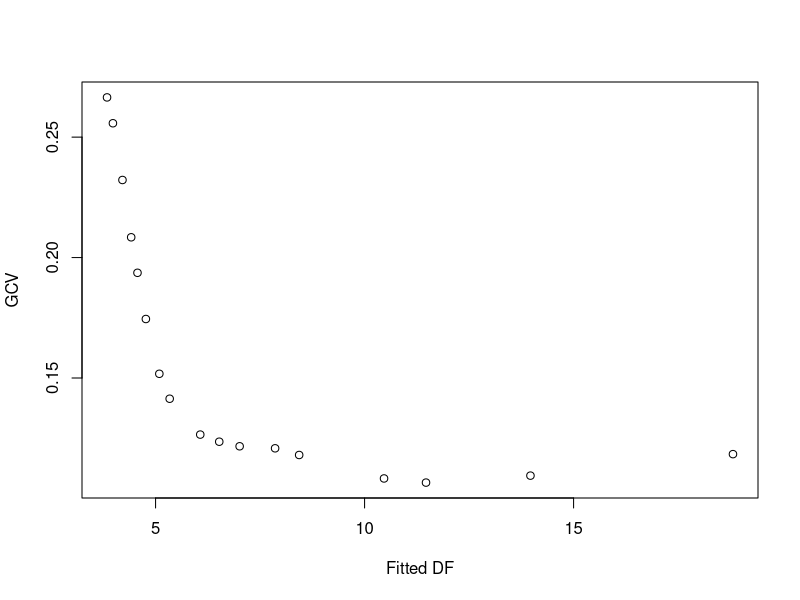

Source code (R):
library(locfit)


### Name: plot.gcvplot
### Title: Produce a cross-validation plot.
### Aliases: plot.gcvplot
### Keywords: methods

### ** Examples

data(ethanol)
plot(gcvplot(NOx~E,data=ethanol,alpha=seq(0.2,1.0,by=0.05)))
